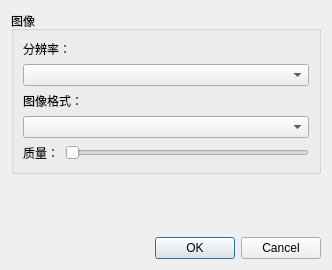
<?xml version="1.0" encoding="UTF-8"?>
<ui version="4.0">
 <class>ImageSettingsUi</class>
 <widget class="QDialog" name="ImageSettingsUi">
  <property name="geometry">
   <rect>
    <x>0</x>
    <y>0</y>
    <width>332</width>
    <height>270</height>
   </rect>
  </property>
  <property name="windowTitle">
   <string>Image Settings</string>
  </property>
  <layout class="QGridLayout" name="gridLayout">
   <item row="0" column="0">
    <widget class="QGroupBox" name="groupBox_2">
     <property name="title">
      <string>图像</string>
     </property>
     <layout class="QGridLayout" name="gridLayout_2">
      <item row="0" column="0" colspan="2">
       <widget class="QLabel" name="label_8">
        <property name="frameShape">
         <enum>QFrame::NoFrame</enum>
        </property>
        <property name="text">
         <string>分辨率：</string>
        </property>
       </widget>
      </item>
      <item row="1" column="0" colspan="2">
       <widget class="QComboBox" name="imageResolutionBox"/>
      </item>
      <item row="2" column="0" colspan="2">
       <widget class="QLabel" name="label_6">
        <property name="text">
         <string>图像格式：</string>
        </property>
       </widget>
      </item>
      <item row="3" column="0" colspan="2">
       <widget class="QComboBox" name="imageCodecBox"/>
      </item>
      <item row="4" column="0">
       <widget class="QLabel" name="label_7">
        <property name="text">
         <string>质量：</string>
        </property>
       </widget>
      </item>
      <item row="4" column="1">
       <widget class="QSlider" name="imageQualitySlider">
        <property name="maximum">
         <number>4</number>
        </property>
        <property name="orientation">
         <enum>Qt::Horizontal</enum>
        </property>
       </widget>
      </item>
     </layout>
    </widget>
   </item>
   <item row="1" column="0">
    <spacer name="verticalSpacer">
     <property name="orientation">
      <enum>Qt::Vertical</enum>
     </property>
     <property name="sizeHint" stdset="0">
      <size>
       <width>20</width>
       <height>14</height>
      </size>
     </property>
    </spacer>
   </item>
   <item row="2" column="0">
    <widget class="QDialogButtonBox" name="buttonBox">
     <property name="orientation">
      <enum>Qt::Horizontal</enum>
     </property>
     <property name="standardButtons">
      <set>QDialogButtonBox::Cancel|QDialogButtonBox::Ok</set>
     </property>
    </widget>
   </item>
  </layout>
 </widget>
 <resources/>
 <connections>
  <connection>
   <sender>buttonBox</sender>
   <signal>accepted()</signal>
   <receiver>ImageSettingsUi</receiver>
   <slot>accept()</slot>
   <hints>
    <hint type="sourcelabel">
     <x>322</x>
     <y>272</y>
    </hint>
    <hint type="destinationlabel">
     <x>44</x>
     <y>230</y>
    </hint>
   </hints>
  </connection>
  <connection>
   <sender>buttonBox</sender>
   <signal>rejected()</signal>
   <receiver>ImageSettingsUi</receiver>
   <slot>reject()</slot>
   <hints>
    <hint type="sourcelabel">
     <x>405</x>
     <y>262</y>
    </hint>
    <hint type="destinationlabel">
     <x>364</x>
     <y>227</y>
    </hint>
   </hints>
  </connection>
 </connections>
</ui>
